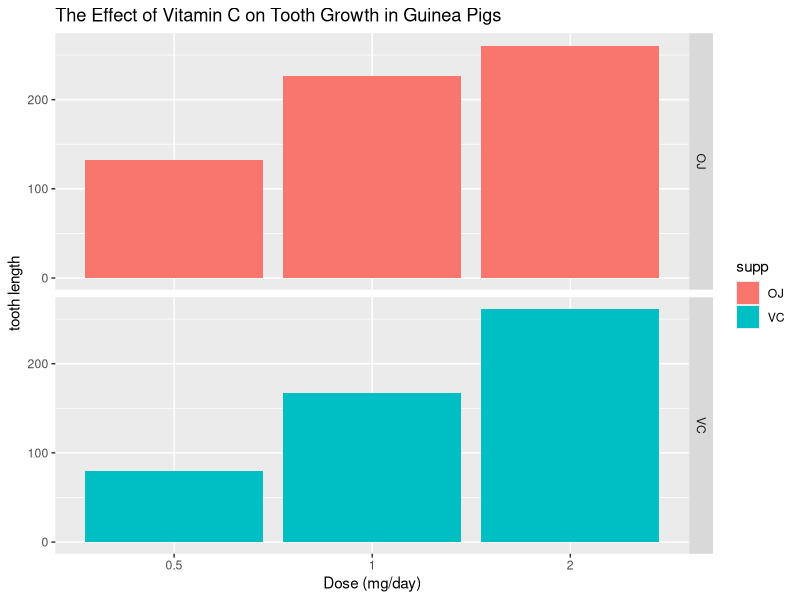
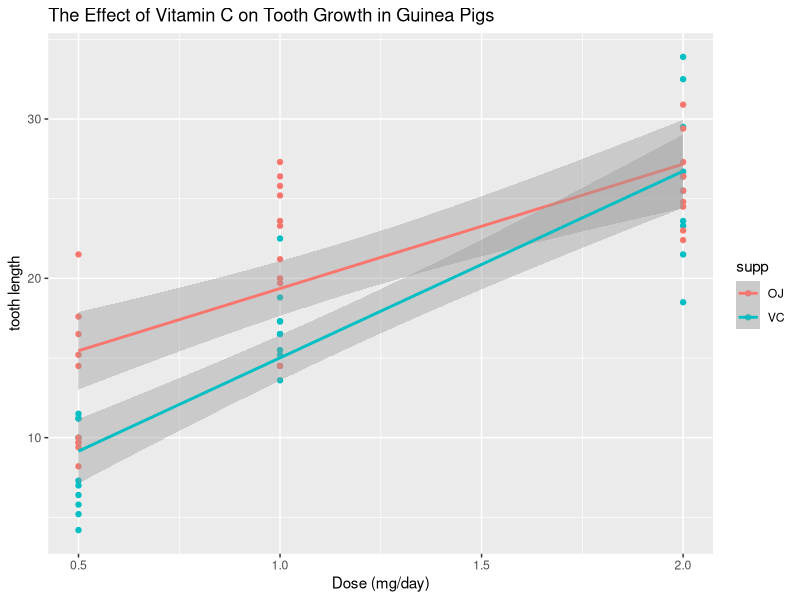

Write R code to recreate these figures, in order.
## ---- chunk 1
library(ggplot2)
library(knitr)
## ---- chunk 2
data("ToothGrowth")
## ---- chunk 3
head(ToothGrowth)
str(ToothGrowth)
summary(ToothGrowth)
## ---- chunk 4
ggplot(ToothGrowth, aes(x= as.factor(dose), y = len, fill = supp)) + 
  geom_bar(stat = "identity") + facet_grid(supp~.) + labs(x = "Dose (mg/day)", y = "tooth length", title = "The Effect of Vitamin C on Tooth Growth in Guinea Pigs")
## ---- chunk 5
ggplot(ToothGrowth, aes(x= dose, y = len, col = supp)) + 
  geom_point(stat = "identity") + geom_smooth(method = "lm") + labs(x = "Dose (mg/day)", y = "tooth length", title = "The Effect of Vitamin C on Tooth Growth in Guinea Pigs")
## ---- chunk 6
t.test(len ~ supp, data = ToothGrowth)
## ---- chunk 7
t.test(len ~ supp, data = subset(ToothGrowth, dose == 0.5))
## ---- chunk 8
t.test(len ~ supp, data = subset(ToothGrowth, dose == 1.0))
## ---- chunk 9
t.test(len ~ supp, data = subset(ToothGrowth, dose == 2.0))
